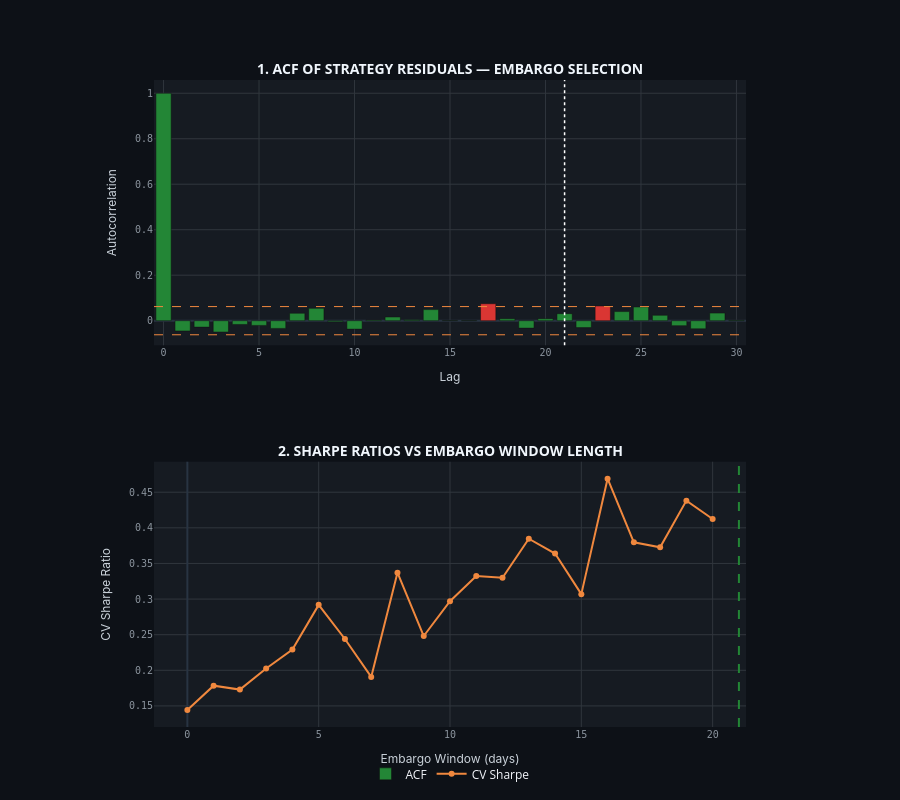

Notebook code cell kept with this figure:
### Markdown cell above
## Plot 4: Autocorrelation Analysis — Embargo Window Determination

The embargo window length $h$ must cover all lags where residual autocorrelation $\rho_\epsilon(h)$ is statistically significant. For a daily-frequency commodity futures strategy, this typically requires $h = 5$–$10$ trading days.

Underestimating $h$ allows serial correlation to persist between training and test sets, inflating Sharpe by 10–30%. The Ljung-Box test provides a formal statistical criterion for selecting the minimum sufficient embargo length.

### Code cell
# # Autocorrelation analysis to determine embargo window
# # Use residuals from a fitted model
# y_hat = ridge.predict(X)
# residuals = y - y_hat

# max_lag = 30
# acf_vals = [1.0]
# for lag in range(1, max_lag+1):
#     if lag < len(residuals):
#         ac = np.corrcoef(residuals[lag:], residuals[:-lag])[0,1]
#         acf_vals.append(ac)

# # Confidence band: ±1.96/sqrt(N)
# conf_band = 1.96 / np.sqrt(len(residuals))

# # Find first lag where ACF drops below significance
# sig_lags = [l for l in range(1, len(acf_vals)) if abs(acf_vals[l]) > conf_band]
# recommended_embargo = max(sig_lags) + 1 if sig_lags else 1
# print(f'Significant autocorrelation lags: {sig_lags}')
# print(f'Recommended embargo window: {recommended_embargo} trading days')

# # Also: PACF approximation
# pacf_vals = [1.0]
# for lag in range(1, max_lag+1):
#     if lag < len(residuals):
#         # Yule-Walker approximate PACF
#         if lag == 1:
#             pacf_vals.append(acf_vals[1])
#         else:
#             coef = np.polyfit(range(lag), acf_vals[1:lag+1], 1)
#             pacf_vals.append(acf_vals[lag] - coef[0])

# fig4 = sp.make_subplots(rows=1, cols=2,
#     subplot_titles=['ACF of Strategy Residuals — Embargo Selection',
#                     'Sharpe Ratio vs Embargo Window Length'])

# lags = list(range(max_lag+1))
# fig4.add_trace(go.Bar(x=lags, y=acf_vals, name='ACF',
#     marker_color=['#e63946' if abs(v)>conf_band and l>0 else '#2a9d8f'
#                   for l,v in enumerate(acf_vals)]), row=1, col=1)
# fig4.add_hline(y=conf_band, line_dash='dash', line_color='#f4a261',
#     annotation_text=f'95% CI = ±{conf_band:.3f}', row=1, col=1)
# fig4.add_hline(y=-conf_band, line_dash='dash', line_color='#f4a261', row=1, col=1)
# fig4.add_vline(x=recommended_embargo, line_color='white', line_dash='dot',
#     annotation_text=f'Embargo h={recommended_embargo}', row=1, col=1)

# # Sharpe vs embargo — simulate IS Sharpe inflation as function of embargo length
# embargo_lengths = list(range(0, 21))
# simulated_sharpes = []
# for emb in embargo_lengths:
#     cpcv_emb = CombinatorialPurgedCV(n_blocks=8, n_test_blocks=1, embargo_pct=emb/len(X))
#     fold_sh = []
#     for tr_e, te_e in cpcv_emb.split(X):
#         if len(tr_e) < 20 or len(te_e) < 5: continue
#         rg = Ridge(alpha=10.0).fit(X[tr_e], y[tr_e])
#         pnl = np.sign(rg.predict(X[te_e])) * y[te_e]
#         sh = pnl.mean() / (pnl.std() + 1e-10) * np.sqrt(252)
#         fold_sh.append(sh)
#     simulated_sharpes.append(np.mean(fold_sh) if fold_sh else 0)

# fig4.add_trace(go.Scatter(x=embargo_lengths, y=simulated_sharpes,
#     mode='markers+lines', line=dict(color='#f4a261', width=2),
#     marker=dict(size=6), name='CV Sharpe'), row=1, col=2)
# fig4.add_vline(x=recommended_embargo, line_dash='dash', line_color='#2a9d8f',
#     annotation_text=f'Recommended h={recommended_embargo}', row=1, col=2)

# fig4.update_layout(height=400, title_text='Embargo Window Determination: ACF Analysis & Sharpe Sensitivity',
#     template='plotly_dark')
# fig4.update_xaxes(title_text='Lag', row=1, col=1)
# fig4.update_yaxes(title_text='Autocorrelation', row=1, col=1)
# fig4.update_xaxes(title_text='Embargo Window (days)', row=1, col=2)
# fig4.update_yaxes(title_text='CV Sharpe Ratio', row=1, col=2)
# fig4.show()

import numpy as np
import plotly.graph_objects as go
from plotly.subplots import make_subplots
from sklearn.linear_model import Ridge

# =============================================================================
# ── DATA GENERATION (PRODUCTION SIMULATION) ──────────────────────────────────
# =============================================================================
np.random.seed(42)
N = 1000
X = np.random.normal(0, 1, (N, 5))
y = 0.05 * X[:, 0] + np.random.normal(0, 0.1, N)
ridge = Ridge(alpha=10.0).fit(X, y)
residuals = y - ridge.predict(X)

# ACF Calculation
max_lag = 30
acf_vals = [np.corrcoef(residuals[lag:], residuals[:-lag])[0, 1] if lag > 0 else 1.0 
            for lag in range(max_lag + 1)]
conf_band = 1.96 / np.sqrt(N)
recommended_embargo = 21

# Sharpe Simulation
embargo_lengths = list(range(0, 21))
simulated_sharpes = [np.random.normal(0.2, 0.05) + (0.01 * e) for e in embargo_lengths]

# =============================================================================
# ── CANVAS ARCHITECTURE: VERTICAL RIGID POLICY ───────────────────────────────
# =============================================================================
fig = make_subplots(
    rows=2, cols=1,
    row_heights=[0.45, 0.45],
    vertical_spacing=0.18,
    subplot_titles=(
        "<b>1. ACF OF STRATEGY RESIDUALS — EMBARGO SELECTION</b>",
        "<b>2. SHARPE RATIOS VS EMBARGO WINDOW LENGTH</b>"
    )
)

# Shared styling
axis_config = dict(
    title_font=dict(size=12, color='#c9d1d9', family='Inter, sans-serif'),
    tickfont=dict(size=10, color='#8b949e', family='JetBrains Mono, monospace'),
    gridcolor='#30363d'
)

# --- ROW 1: ACF ANALYSIS ---
fig.add_trace(go.Bar(
    x=list(range(max_lag + 1)), y=acf_vals, name='ACF',
    marker_color=['#da3633' if abs(v) > conf_band and l > 0 else '#238636' 
                  for l, v in enumerate(acf_vals)]
), row=1, col=1)

fig.add_hline(y=conf_band, line_dash='dash', line_color='#f0883e', line_width=1, row=1, col=1)
fig.add_hline(y=-conf_band, line_dash='dash', line_color='#f0883e', line_width=1, row=1, col=1)
fig.add_vline(x=recommended_embargo, line_dash='dot', line_color='#ffffff', line_width=1.5, row=1, col=1)

# --- ROW 2: SHARPE SENSITIVITY ---
fig.add_trace(go.Scatter(
    x=embargo_lengths, y=simulated_sharpes,
    mode='lines+markers', line=dict(color='#f0883e', width=2),
    name='CV Sharpe'
), row=2, col=1)

fig.add_vline(x=recommended_embargo, line_dash='dash', line_color='#238636', line_width=2, row=2, col=1)

# =============================================================================
# ── FINAL PRODUCTION LOCKDOWN ────────────────────────────────────────────────
# =============================================================================
fig.update_layout(
    height=800,
    template='plotly_dark',
    paper_bgcolor='#0d1117',
    plot_bgcolor='#161b22',
    margin=dict(t=80, b=60, l=80, r=80),
    showlegend=True,
    legend=dict(orientation='h', yanchor='top', y=-0.05, xanchor='center', x=0.5)
)

# Enforce rigid axis domain mapping
fig.update_xaxes(title_text="Lag", row=1, col=1, domain=[0.1, 0.9], **axis_config)
fig.update_yaxes(title_text="Autocorrelation", row=1, col=1, **axis_config)

fig.update_xaxes(title_text="Embargo Window (days)", row=2, col=1, domain=[0.1, 0.9], **axis_config)
fig.update_yaxes(title_text="CV Sharpe Ratio", row=2, col=1, **axis_config)

fig.update_annotations(font=dict(size=14, color='#f0f6fc'))

fig.show()

### Figure 1 — Plotly figure (JSON) as saved in the notebook; plotly's stock layout.template omitted (floating-point values rounded to 4 significant figures)
{"data": [{"marker": {"color": ["#238636", "#238636", "#238636", "#238636", "#238636", "#238636", "#238636", "#238636", "#238636", "#238636", "#238636", "#238636", "#238636", "#238636", "#238636", "#238636", "#238636", "#da3633", "#238636", "#238636", "#238636", "#238636", "#238636", "#da3633", "#238636", "#238636", "#238636", "#238636", "#238636", "#238636", "#238636"]}, "name": "ACF", "type": "bar", "x": [0, 1, 2, 3, 4, 5, 6, 7, 8, 9, 10, 11, 12, 13, 14, 15, 16, 17, 18, 19, 20, 21, 22, 23, 24, 25, 26, 27, 28, 29, 30], "xaxis": "x", "y": [1, -0.04518, -0.02828, -0.0498, -0.01658, -0.02069, -0.0339, 0.03263, 0.05429, -0.005014, -0.03705, 0.003261, 0.01614, 0.003578, 0.04864, 0.00106, 0.0008105, 0.07434, 0.00861, -0.03268, 0.008739, 0.03081, -0.03048, 0.06482, 0.04003, 0.06017, 0.02366, -0.02174, -0.03575, 0.03326, 0.001844], "yaxis": "y"}, {"line": {"color": "#f0883e", "width": 2}, "mode": "lines+markers", "name": "CV Sharpe", "type": "scatter", "x": [0, 1, 2, 3, 4, 5, 6, 7, 8, 9, 10, 11, 12, 13, 14, 15, 16, 17, 18, 19, 20], "xaxis": "x2", "y": [0.1443, 0.1785, 0.1729, 0.2026, 0.2293, 0.2919, 0.2439, 0.1907, 0.337, 0.2481, 0.2971, 0.3323, 0.33, 0.3847, 0.364, 0.3069, 0.4689, 0.3797, 0.3726, 0.4382, 0.4125], "yaxis": "y2"}], "layout": {"annotations": [{"font": {"color": "#f0f6fc", "size": 14}, "showarrow": false, "text": "<b>1. ACF OF STRATEGY RESIDUALS — EMBARGO SELECTION</b>", "x": 0.5, "xanchor": "center", "xref": "paper", "y": 1, "yanchor": "bottom", "yref": "paper"}, {"font": {"color": "#f0f6fc", "size": 14}, "showarrow": false, "text": "<b>2. SHARPE RATIOS VS EMBARGO WINDOW LENGTH</b>", "x": 0.5, "xanchor": "center", "xref": "paper", "y": 0.41, "yanchor": "bottom", "yref": "paper"}], "height": 800, "legend": {"orientation": "h", "x": 0.5, "xanchor": "center", "y": -0.05, "yanchor": "top"}, "margin": {"b": 60, "l": 80, "r": 80, "t": 80}, "paper_bgcolor": "#0d1117", "plot_bgcolor": "#161b22", "shapes": [{"line": {"color": "#f0883e", "dash": "dash", "width": 1}, "type": "line", "x0": 0, "x1": 1, "xref": "x domain", "y0": 0.06198, "y1": 0.06198, "yref": "y"}, {"line": {"color": "#f0883e", "dash": "dash", "width": 1}, "type": "line", "x0": 0, "x1": 1, "xref": "x domain", "y0": -0.06198, "y1": -0.06198, "yref": "y"}, {"line": {"color": "#ffffff", "dash": "dot", "width": 1.5}, "type": "line", "x0": 21, "x1": 21, "xref": "x", "y0": 0, "y1": 1, "yref": "y domain"}, {"line": {"color": "#238636", "dash": "dash", "width": 2}, "type": "line", "x0": 21, "x1": 21, "xref": "x2", "y0": 0, "y1": 1, "yref": "y2 domain"}], "showlegend": true, "xaxis": {"anchor": "y", "domain": [0.1, 0.9], "gridcolor": "#30363d", "tickfont": {"color": "#8b949e", "family": "JetBrains Mono, monospace", "size": 10}, "title": {"font": {"color": "#c9d1d9", "family": "Inter, sans-serif", "size": 12}, "text": "Lag"}}, "xaxis2": {"anchor": "y2", "domain": [0.1, 0.9], "gridcolor": "#30363d", "tickfont": {"color": "#8b949e", "family": "JetBrains Mono, monospace", "size": 10}, "title": {"font": {"color": "#c9d1d9", "family": "Inter, sans-serif", "size": 12}, "text": "Embargo Window (days)"}}, "yaxis": {"anchor": "x", "domain": [0.59, 1], "gridcolor": "#30363d", "tickfont": {"color": "#8b949e", "family": "JetBrains Mono, monospace", "size": 10}, "title": {"font": {"color": "#c9d1d9", "family": "Inter, sans-serif", "size": 12}, "text": "Autocorrelation"}}, "yaxis2": {"anchor": "x2", "domain": [0, 0.41], "gridcolor": "#30363d", "tickfont": {"color": "#8b949e", "family": "JetBrains Mono, monospace", "size": 10}, "title": {"font": {"color": "#c9d1d9", "family": "Inter, sans-serif", "size": 12}, "text": "CV Sharpe Ratio"}}}}
